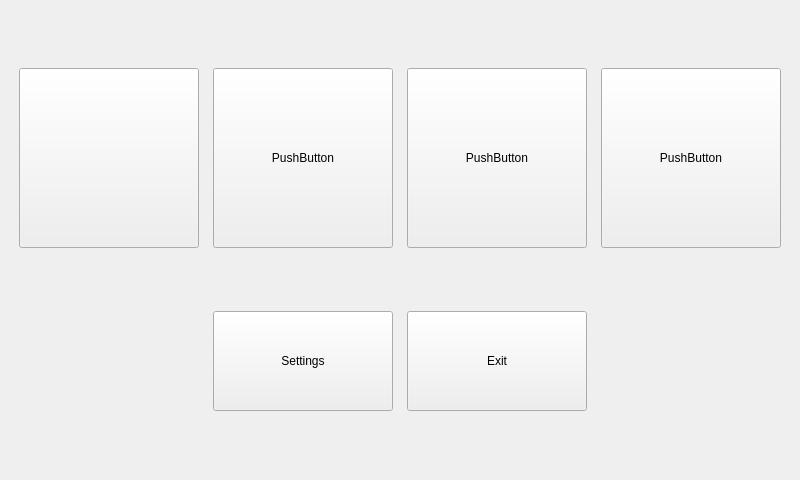
<?xml version="1.0" encoding="UTF-8"?>
<ui version="4.0">
 <class>MainWindow</class>
 <widget class="QMainWindow" name="MainWindow">
  <property name="geometry">
   <rect>
    <x>0</x>
    <y>0</y>
    <width>800</width>
    <height>480</height>
   </rect>
  </property>
  <property name="windowTitle">
   <string>MainWindow</string>
  </property>
  <property name="autoFillBackground">
   <bool>false</bool>
  </property>
  <widget class="QWidget" name="centralWidget">
   <layout class="QGridLayout" name="gridLayout">
    <item row="0" column="3">
     <widget class="QPushButton" name="calvin">
      <property name="sizePolicy">
       <sizepolicy hsizetype="Minimum" vsizetype="Fixed">
        <horstretch>128</horstretch>
        <verstretch>128</verstretch>
       </sizepolicy>
      </property>
      <property name="minimumSize">
       <size>
        <width>180</width>
        <height>180</height>
       </size>
      </property>
      <property name="maximumSize">
       <size>
        <width>180</width>
        <height>180</height>
       </size>
      </property>
      <property name="text">
       <string>PushButton</string>
      </property>
     </widget>
    </item>
    <item row="0" column="0">
     <widget class="QPushButton" name="xkcd">
      <property name="sizePolicy">
       <sizepolicy hsizetype="Maximum" vsizetype="Maximum">
        <horstretch>0</horstretch>
        <verstretch>0</verstretch>
       </sizepolicy>
      </property>
      <property name="minimumSize">
       <size>
        <width>180</width>
        <height>180</height>
       </size>
      </property>
      <property name="maximumSize">
       <size>
        <width>180</width>
        <height>180</height>
       </size>
      </property>
      <property name="autoFillBackground">
       <bool>false</bool>
      </property>
      <property name="styleSheet">
       <string notr="true">background-image: url(:/icons/xkcd.png) no-repeat;
</string>
      </property>
      <property name="text">
       <string/>
      </property>
      <property name="iconSize">
       <size>
        <width>180</width>
        <height>180</height>
       </size>
      </property>
     </widget>
    </item>
    <item row="0" column="1">
     <widget class="QPushButton" name="dilbert">
      <property name="minimumSize">
       <size>
        <width>180</width>
        <height>180</height>
       </size>
      </property>
      <property name="maximumSize">
       <size>
        <width>180</width>
        <height>180</height>
       </size>
      </property>
      <property name="text">
       <string>PushButton</string>
      </property>
     </widget>
    </item>
    <item row="0" column="2">
     <widget class="QPushButton" name="garfield">
      <property name="sizePolicy">
       <sizepolicy hsizetype="Minimum" vsizetype="Fixed">
        <horstretch>128</horstretch>
        <verstretch>128</verstretch>
       </sizepolicy>
      </property>
      <property name="minimumSize">
       <size>
        <width>180</width>
        <height>180</height>
       </size>
      </property>
      <property name="maximumSize">
       <size>
        <width>180</width>
        <height>180</height>
       </size>
      </property>
      <property name="text">
       <string>PushButton</string>
      </property>
     </widget>
    </item>
    <item row="2" column="2">
     <widget class="QPushButton" name="exit">
      <property name="sizePolicy">
       <sizepolicy hsizetype="Minimum" vsizetype="Fixed">
        <horstretch>128</horstretch>
        <verstretch>128</verstretch>
       </sizepolicy>
      </property>
      <property name="minimumSize">
       <size>
        <width>180</width>
        <height>100</height>
       </size>
      </property>
      <property name="maximumSize">
       <size>
        <width>180</width>
        <height>100</height>
       </size>
      </property>
      <property name="text">
       <string>Exit</string>
      </property>
     </widget>
    </item>
    <item row="2" column="1">
     <widget class="QPushButton" name="settings">
      <property name="minimumSize">
       <size>
        <width>180</width>
        <height>100</height>
       </size>
      </property>
      <property name="maximumSize">
       <size>
        <width>180</width>
        <height>100</height>
       </size>
      </property>
      <property name="text">
       <string>Settings</string>
      </property>
     </widget>
    </item>
   </layout>
  </widget>
 </widget>
 <layoutdefault spacing="6" margin="11"/>
 <resources/>
 <connections>
  <connection>
   <sender>xkcd</sender>
   <signal>clicked()</signal>
   <receiver>MainWindow</receiver>
   <slot>openXKCD()</slot>
   <hints>
    <hint type="sourcelabel">
     <x>135</x>
     <y>246</y>
    </hint>
    <hint type="destinationlabel">
     <x>219</x>
     <y>392</y>
    </hint>
   </hints>
  </connection>
  <connection>
   <sender>exit</sender>
   <signal>clicked()</signal>
   <receiver>MainWindow</receiver>
   <slot>close()</slot>
   <hints>
    <hint type="sourcelabel">
     <x>530</x>
     <y>396</y>
    </hint>
    <hint type="destinationlabel">
     <x>687</x>
     <y>389</y>
    </hint>
   </hints>
  </connection>
 </connections>
 <slots>
  <slot>openXKCD()</slot>
 </slots>
</ui>
